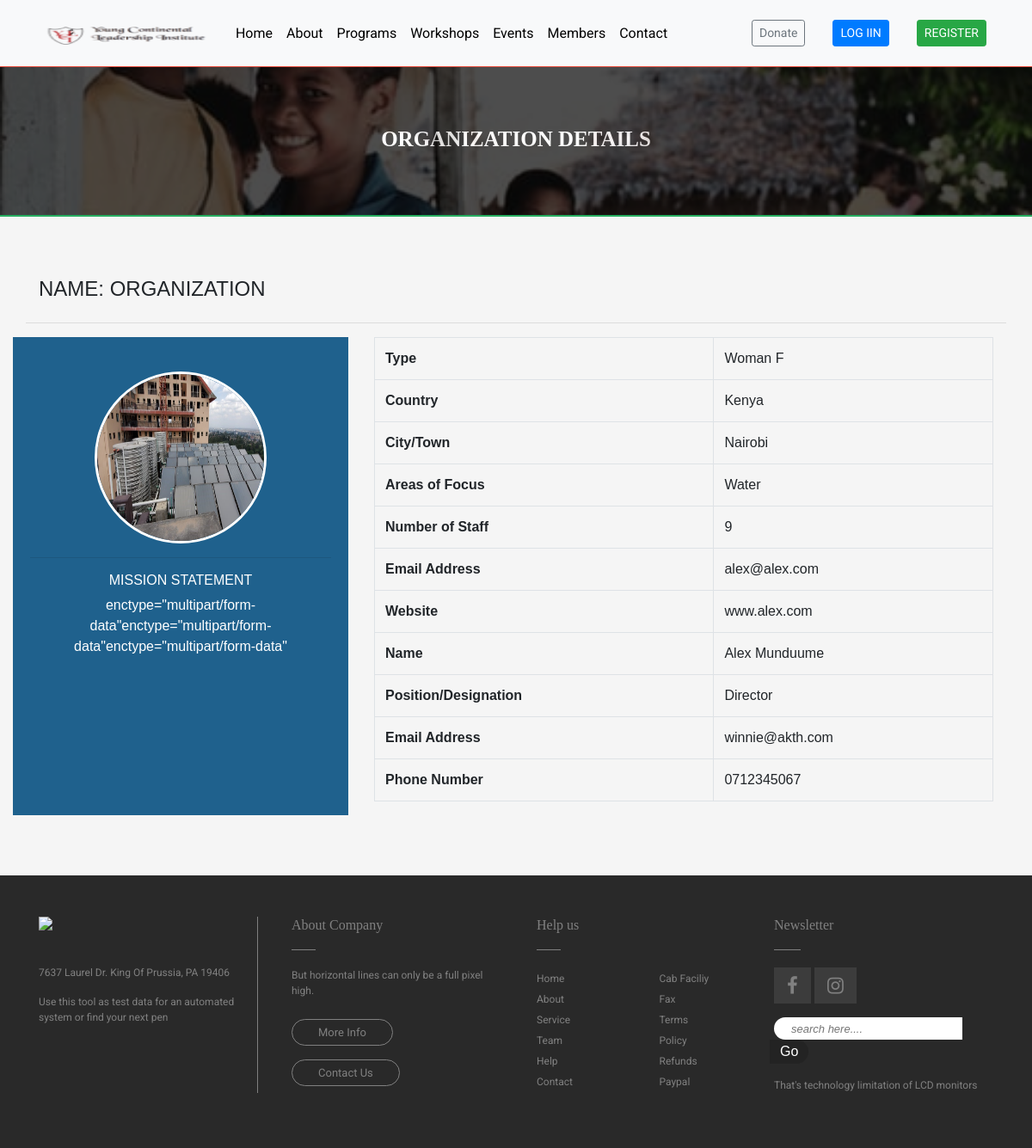
The app's page /members/directory/2/ with its own data.
### accounts/models.py (models this page shows, shortened)
class CustomUser(AbstractUser):
    org_name     = models.CharField(max_length=30, default="Organization", help_text='Organization Name.')
    photo = models.ImageField(upload_to='images/', default='attach photo')
    org_email		= 	models.CharField(max_length=100)
    org_phone		= 	models.CharField(max_length=100)
    org_website		= 	models.CharField(max_length=100, blank=True)
    org_address		= 	models.CharField(max_length=100)
    org_city		= 	models.CharField(max_length=100)
    org_country		= 	models.CharField(max_length=100)
    person_name 		= models.CharField(max_length=100)
    person_org_title	= 	models.CharField(max_length=100, default="Director")
    person_email		= 	models.CharField(max_length=100)
    person_phone		= 	models.CharField(max_length=100, default="0712345067")
    staff_no	= 	models.CharField(max_length=100)
    org_type	= 	models.CharField(max_length=100)
    mission		= 	models.TextField(max_length=100)
    area_of_focus	= models.CharField(max_length=100)
    date_joined    	= models.DateTimeField(verbose_name="date Joined", auto_now_add=True)
    instagram       = models.CharField(max_length=100, blank=True)
    facebook        = models.CharField(max_length=100, blank=True)
    linkedin        = models.CharField(max_length=100, blank=True)
    twitter         = models.CharField(max_length=100, blank=True)

### pages/views.py (the view)
# urls.py: path("members/directory/<int:pk>/", members_detail, name="members_detail"),
def members_detail(request, pk):
    post = CustomUser.objects.get(pk=pk)
    context = {
        "post": post,
        }
    return render(request, 'members_detail.html', context)

### templates/members_detail.html (shortened to what this page needs)
{% extends 'base.html' %}
{% block content %}
{% load static %}
<div class="demo_wrap" style="height: 250px;">
    <h4 style="padding-top: 147px; text-align: center; font-size: 25px; font-family: 'Varela Round'; font-weight: 550; color: #fff;">ORGANIZATION DETAILS</h4>
</div>
<div style="height: 2.3px; background-color: #27AE60;"></div>
<div>
    <div class="container" style="padding:70px 0;">
        <div class="row">
            <div style="text-align: justify; padding:0 30px; ">
                <h4>NAME: {{ post.org_name | upper }}</h4>
            </div>
        </div>
                <hr>
        <div class="row">
            <div class="col-md-4" style="background-color: #1F618D; padding: 40px 20px;">
                <div class="image" style="">
                    <img style="width: 200px; height: 200px; display: block; margin: auto; border-radius: 50%; border: 3px solid #fff;" src="{{ post.photo.url }}" alt="">
                </div>
                <div class="social">
                    <hr>
                </div>
                <div class="mission" style="text-align: center; color: #fff;">
                    <h6>MISSION STATEMENT</h6>
                    <p>{{ post.mission }}</p>
                </div>
            </div>
            <div class="col-md-8">
                <div class="col">
                    <table class="table table-bordered">
                          <tbody>
                            <tr>
                              <th scope="row">Type</th>
                              <td>{{ post.org_type }}</td>
                            </tr>
                            <tr>
                              <th scope="row">Country</th>
                              <td>{{ post.org_country }}</td>
                            </tr>
                            <tr>
                              <th scope="row">City/Town</th>
                              <td>{{ post.org_city }}</td>
                            </tr>
                            <tr>
                              <th scope="row">Areas of Focus</th>
                              <td>{{ post.area_of_focus }}</td>
                            </tr>
                            <tr>
                              <th scope="row">Number of Staff</th>
                              <td>{{ post.staff_no }}</td>
                            </tr>
                            <tr>
                              <th scope="row">Email Address</th>
                              <td>{{ post.org_email }}</td>
                            </tr>
                            <tr>
                              <th scope="row">Website</th>
                              <td>{{ post.org_website }}</td>
                            </tr>
                            <tr>
                              <th scope="row">Name</th>
                              <td>{{ post.person_name }}</td>
                            </tr>
                            <tr>
                              <th scope="row">Position/Designation</th>
                              <td>{{ post.person_org_title }}</td>
                            </tr>
                            <tr>
                              <th scope="row">Email Address</th>
                              <td>{{ post.person_email }}</td>
                            </tr>
                            <tr>
                              <th scope="row">Phone Number</th>
                              <td>{{ post.person_phone }}</td>
                            </tr>
                          </tbody>
                    </table>
                </div>
            </div>
        </div>
    </div>
</div>
{% endblock %}

### templates/base.html (shortened to what this page needs)
{% load static %}
<!DOCTYPE html>
<html lang="en-US">
<head>
    <link rel="stylesheet" href="https://stackpath.bootstrapcdn.com/bootstrap/4.5.2/css/bootstrap.min.css">
    <link rel="stylesheet" href="https://maxcdn.bootstrapcdn.com/font-awesome/4.7.0/css/font-awesome.min.css">
    <link rel="stylesheet" href="https://cdnjs.cloudflare.com/ajax/libs/font-awesome/4.7.0/css/font-awesome.min.css">
</head>
<body style="background-color: #f5f5f5;">
	{% include 'navbar.html' %}
	<div class="">
        {% block content %}
        {% endblock %}
    </div>
	{% include 'footer.html' %}
</body>
</html>

### templates/navbar.html (shortened to what this page needs)
{% load static %}
<div style="">
  <nav class="navbar navbar-expand-lg navbar-light bg-light fixed-top" style="border-bottom: 1px solid #E74C3C;">
    <div class="container" style="padding: 7px;">
      <div class="logo">
          <a href="/"><img src="{% static 'images/ycli.png' %}" style="height: 25px; width: 220px;" alt=""></a>
      </div>
        <div class="collapse navbar-collapse" id="navbarSupportedContent">
          <ul class="navbar-nav mr-auto">
            <li class="nav-item active">
              <a style="color: #000; font-size: 16px;" class="nav-link" href="/">Home <span class="sr-only">(current)</span></a>
            </li>
            <li class="nav-item">
              <a style="color: #000; font-size: 16px;" class="nav-link" href="{% url 'about' %}">About</a>
            </li>
            <li class="nav-item">
              <a style="color: #000; font-size: 16px;" class="nav-link" href="/programs/">Programs</a>
            </li>
            <li class="nav-item">
              <a style="color: #000; font-size: 16px;" class="nav-link" href="/workshops/">Workshops</a>
            </li>
            <li class="nav-item">
              <a style="color: #000; font-size: 16px;" class="nav-link" href="/events/">Events</a>
            </li>
            <li class="nav-item">
              <a style="color: #000; font-size: 16px;" class="nav-link" href="/members/">Members</a>
            </li>
            <li class="nav-item">
              <a style="color: #000; font-size: 16px;" class="nav-link" href="/contact/">Contact</a>
            </li>
          </ul>
            <a class="nav-link" href="/donate/">
                <button type="button" class="btn btn-outline-secondary btn-sm">Donate</button>
            </a>
          {% if user.is_authenticated %}
              <a class="nav-link" href="{% url 'dashboard' %}">
                <button type="button" class="btn btn-primary btn-sm">DASHBOARD</button>
              </a>
              <a class="nav-link" href="{% url 'logout' %}">
                <button type="button" class="btn btn-warning btn-sm">LOG OUT</button>
              </a>
            {% else %}
              <a class="nav-link" href="{% url 'login' %}">
                <button type="button" class="btn btn-primary btn-sm">LOG IIN</button>
              </a>
              <a class="nav-link" href="{% url 'signup' %}">
                <button type="button" class="btn btn-success btn-sm">REGISTER</button>
              </a>
            {% endif %}
        </div>
    </div>
  </nav>
</div>

### templates/footer.html (shortened to what this page needs)
{% load static %}
  <link rel="stylesheet" href="https://maxcdn.bootstrapcdn.com/bootstrap/4.1.3/css/bootstrap.min.css">
  <link rel="stylesheet" href="https://cdnjs.cloudflare.com/ajax/libs/font-awesome/4.7.0/css/font-awesome.min.css">
<footer class="container-fluid bg-grey py-5">
<div class="container">
   <div class="row">
      <div class="col-md-6">
         <div class="row">
            <div class="col-md-6 ">
               <div class="logo-part">
                  <img src="https://i.ibb.co/sHZz13b/logo.png" class="w-50 logo-footer" >
                  <p>7637 Laurel Dr. King Of Prussia, PA 19406</p>
                  <p>Use this tool as test data for an automated system or find your next pen</p>
               </div>
            </div>
            <div class="col-md-6 px-4">
               <h6> About Company</h6>
               <p>But horizontal lines can only be a full pixel high.</p>
               <a href="#" class="btn-footer"> More Info </a><br>
               <a href="#" class="btn-footer"> Contact Us</a>
            </div>
         </div>
      </div>
      <div class="col-md-6">
         <div class="row">
            <div class="col-md-6 px-4">
               <h6> Help us</h6>
               <div class="row ">
                  <div class="col-md-6">
                     <ul>
                        <li> <a href="#"> Home</a> </li>
                        <li> <a href="#"> About</a> </li>
                        <li> <a href="#"> Service</a> </li>
                        <li> <a href="#"> Team</a> </li>
                        <li> <a href="#"> Help</a> </li>
                        <li> <a href="#"> Contact</a> </li>
                     </ul>
                  </div>
                  <div class="col-md-6 px-4">
                     <ul>
                        <li> <a href="#"> Cab Faciliy</a> </li>
                        <li> <a href="#"> Fax</a> </li>
                        <li> <a href="#"> Terms</a> </li>
                        <li> <a href="#"> Policy</a> </li>
                        <li> <a href="#"> Refunds</a> </li>
                        <li> <a href="#"> Paypal</a> </li>
                     </ul>
                  </div>
               </div>
            </div>
            <div class="col-md-6 ">
               <h6> Newsletter</h6>
               <div class="social">
                  <a href="#"><i class="fa fa-facebook" aria-hidden="true"></i></a>
                  <a href="#"><i class="fa fa-instagram" aria-hidden="true"></i></a>
               </div>
               <form class="form-footer my-3">
                  <input type="text"  placeholder="search here...." name="search">
                  <input type="button" value="Go" >
               </form>
               <p>That's technology limitation of LCD monitors</p>
            </div>
         </div>
      </div>
   </div>
</div>
</footer>

### templates/footer.html (style rules this page uses)
body { font-family: 'Signika', sans-serif; }
.bg-grey { background: #292929; }
.logo-footer { margin-bottom: 40px; }
footer { color: grey; }
footer p, a { font-size: 12px; font-family: 'Roboto', sans-serif; }
footer h6 { font-family: 'Playfair Display', serif; margin-bottom: 40px; position: relative; }
footer h6:after { position: absolute; content: ""; background: grey; width: 12%; height: 1px; left: 0; bottom: -20px; }
.btn-footer { color: grey; text-decoration: none; border: 1px solid; border-radius: 43px; font-size: 13px; padding: 7px 30px; line-height: 47px; }
.form-footer input[type="text"] { border: none; border-radius: 16px 0 0 16px; outline: none; padding-left: 10px; }
::placeholder { font-size: 13px; padding-left: 10px; font-style: italic; }
.form-footer input[type="button"] { border: none; background:#232323; margin-left: -5px; color: #fff; outline: none; border-radius: 0 16px 16px 0; padding: 2px 12px; }
.social .fa { color: grey; font-size: 22px; padding: 10px 15px; background: #3c3c3c; }
footer ul li { list-style: none; display: block; }
footer ul { padding-left: 0; }
footer ul li a { text-decoration: none; color: grey; text-decoration:none; }
.logo-part { border-right: 1px solid grey; height: 100%; }

### records on screen
CustomUser: org_name "ORGANIZATION", photo (picture), mission "enctype=\"multipart/form-data\"enctype=\"multipart/form-data\"enctype=\"multipart/form-data\"", org_type "Woman F", org_country "Kenya", org_city "Nairobi", area_of_focus "Water", staff_no "9", org_email "alex@alex.com", org_website "www.alex.com", person_name "Alex Munduume", person_org_title "Director", person_email "winnie@akth.com", person_phone "0712345067"
